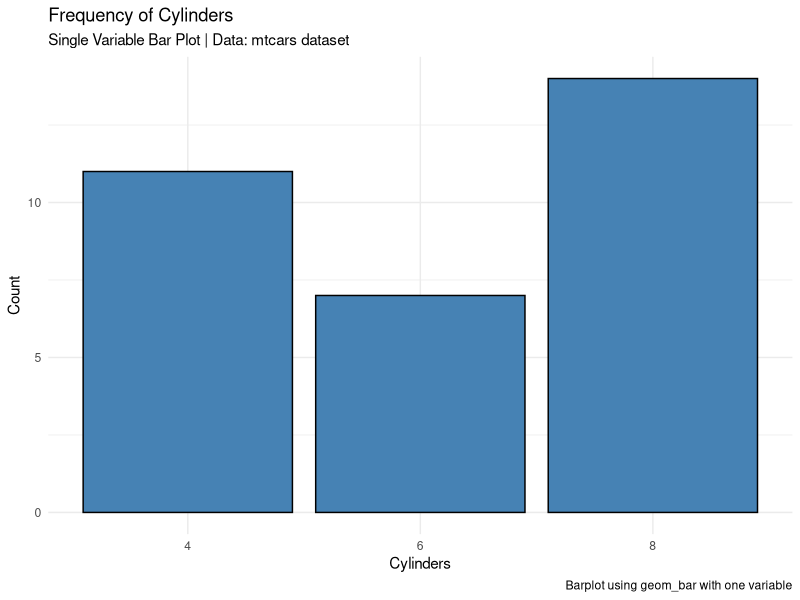

This figure's R source:
# Load ggplot2 library
library(ggplot2)

# Step 1: Generate bar plot for one variable
ggplot(mtcars, aes(x = factor(cyl))) +
  geom_bar(
    fill  = "steelblue",     # Bar fill color
    color = "black",         # Border color
  ) +
  labs(
    title    = "Frequency of Cylinders",
    subtitle = "Single Variable Bar Plot | Data: mtcars dataset",
    x        = "Cylinders",
    y        = "Count",
    caption  = "Barplot using geom_bar with one variable"
  ) +
  theme_minimal()
